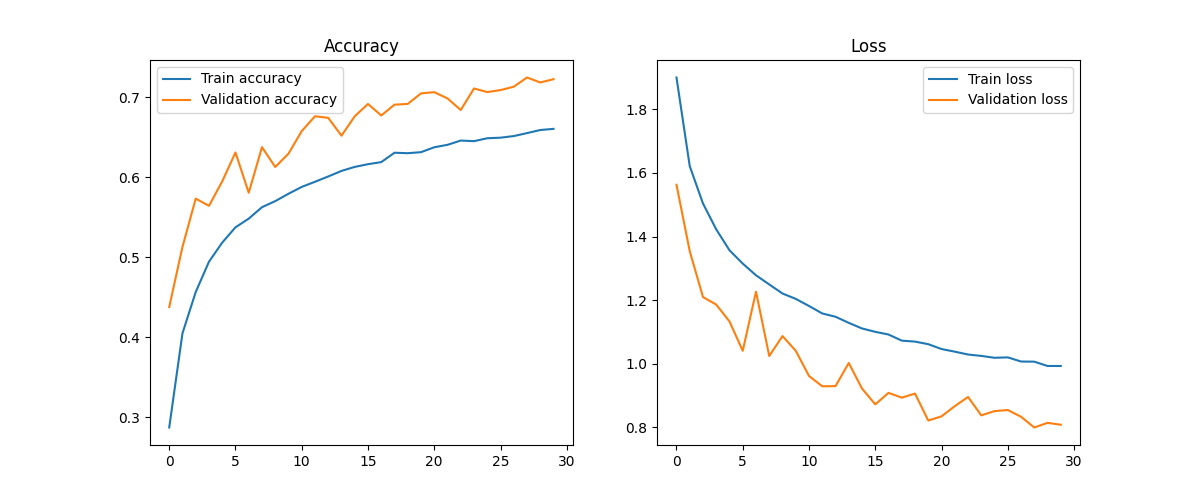

Recreate this plot in Python.
import tensorflow as tf
from tensorflow.keras.preprocessing.image import ImageDataGenerator
from tensorflow.keras.models import Sequential
from tensorflow.keras.layers import Conv2D, MaxPooling2D, Flatten, Dense, Dropout
from tensorflow.keras.utils import to_categorical
import matplotlib.pyplot as plt
import numpy as np

def main():
    (x_train, y_train), (x_test, y_test) = tf.keras.datasets.cifar10.load_data()

    x_train = x_train.astype('float32') / 255.0
    x_test = x_test.astype('float32') / 255.0

    y_train = to_categorical(y_train, 10)
    y_test = to_categorical(y_test, 10)

    train_datagen = ImageDataGenerator(
        rotation_range=20,
        width_shift_range=0.2,
        height_shift_range=0.2,
        zoom_range=0.2,
        horizontal_flip=True
    )
    test_datagen = ImageDataGenerator()

    train_generator = train_datagen.flow(x_train, y_train, batch_size=64)
    test_generator = test_datagen.flow(x_test, y_test, batch_size=64)

    model = Sequential([
        Conv2D(32, (3,3), activation='relu', input_shape=(32,32,3)),
        MaxPooling2D((2,2)),

        Conv2D(64, (3,3), activation='relu'),
        MaxPooling2D((2,2)),

        Conv2D(128, (3,3), activation='relu'),
        MaxPooling2D((2,2)),

        Flatten(),
        Dense(128, activation='relu'),
        Dropout(0.5),
        Dense(10, activation='softmax')
    ])

    model.compile(
        optimizer='adam',
        loss='categorical_crossentropy',
        metrics=['accuracy']
    )

    model.summary()

    history = model.fit(
        train_generator,
        validation_data=test_generator,
        epochs=30
    )

    test_loss, test_acc = model.evaluate(test_generator)

    plt.figure(figsize=(12,5))
    plt.subplot(1,2,1)
    plt.plot(history.history['accuracy'], label='Train accuracy')
    plt.plot(history.history['val_accuracy'], label='Validation accuracy')
    plt.title('Accuracy')
    plt.legend()

    plt.subplot(1,2,2)
    plt.plot(history.history['loss'], label='Train loss')
    plt.plot(history.history['val_loss'], label='Validation loss')
    plt.title('Loss')
    plt.legend()

    plt.show()

    epochs = len(history.history['accuracy'])
    best_train_acc = max(history.history['accuracy'])
    best_val_acc = max(history.history['val_accuracy'])
    mean_train_acc = np.mean(history.history['accuracy'])
    median_train_acc = np.median(history.history['accuracy'])

    print("\n=== Podsumowanie treningu ===")
    print(f"Liczba epok: {epochs}")
    print(f"Najlepsza dokładność treningowa: {best_train_acc:.4f}")
    print(f"Najlepsza dokładność walidacyjna: {best_val_acc:.4f}")
    print(f"Średnia dokładność treningowa: {mean_train_acc:.4f}")
    print(f"Mediana dokładności treningowej: {median_train_acc:.4f}")
    print(f"\nDokładność na zbiorze testowym: {test_acc:.4f}")
    print(f"Strata na zbiorze testowym: {test_loss:.4f}")

if __name__ == "__main__":
    main()
